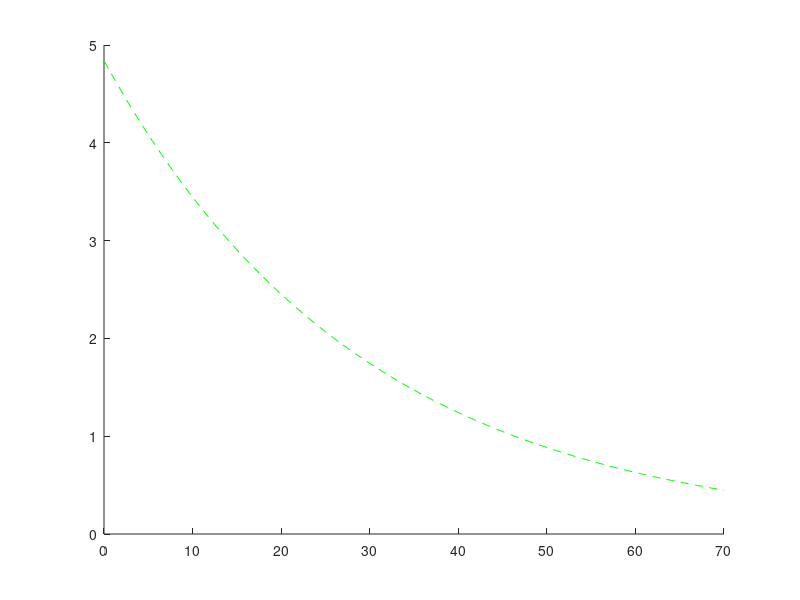

MATLAB code to generate this figure: (Note: this script raises an error after producing the figure.)
%    It is general practice in engineering and science that equations are plotted as lines 
%    and discrete data as symbols. Here are some data for concentration (c) versus time (t) 
%    for the photo-degradation of aqueous bromine:
%    These data can be described by the following function: c=4.84 exp(-0.0346*t)
%    Use MATLAB to create a plot displaying both the data (using diamond-shaped, 
%    filled-red symbols) and the function (using a green, dashed line). Plot the function for t = 0 to 70 min.

% Photodegradation of agueous bromine
% the equation decribing the photo-degradation
concent = @(t) 4.84 * exp( -0.034 * t);

% Measured values
tmeasured = [10 20 30 40 50 60]';
cmeasured = [3.4 2.6 1.6 1.3 1.0 0.5]';

% Theoretical values
tcalculated = [0 : 0.5 : 70]';
ccalculated = concent( tcalculated );

% Plotting the data and the function
% Method 1: 
figure( 1 )
plot( tcalculated, ccalculated, 'g--', tmeasured, cmeasured, 'rD', 'MarkerFaceColor', 'r' );
xlabel('time (min)'); ylabel('concentration (ppm)');
legend( 'measured', 'calculated');

% Method 2: 일부러 color를 바꿨음.
figure( 2 )
plot( tcalculated, ccalculated, 'r--' );
hold on
plot( tmeasured, cmeasured, 'gD', 'MarkerFaceColor', 'g' );
hold off
xlabel('time (min)'); ylabel('concentration (ppm)');
legend( 'measured', 'calculated');

